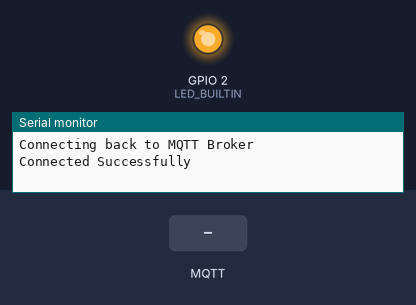
Bench run of a sketch on a simulated ESP8266 (NodeMCU). On the bench: output pins drawn as LEDs (lit = HIGH, except the on-board LED, lit = LOW), the last lines printed to the serial monitor. The test bench sets the inputs (shaded band). WiFi joins after 1.5 s; servers stay silent unless stated; no MQTT or app messages arrive unless stated.

Above: at 3.2 s.
3.3 s: MQTT message "off" arrives on the first subscribed topic
At 4.1 s:
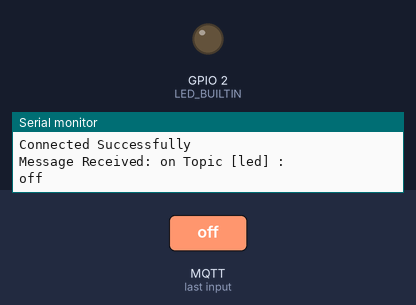
4.8 s: MQTT message "on" arrives on the first subscribed topic
At 5.2 s:
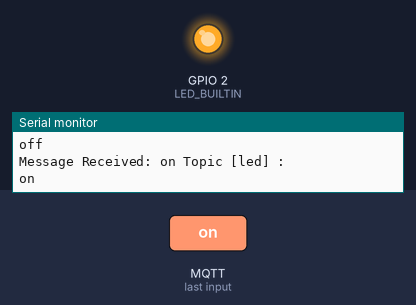
Timing chart, 0 to 7.8 s (numbered marks = the images above; inputs shaded):
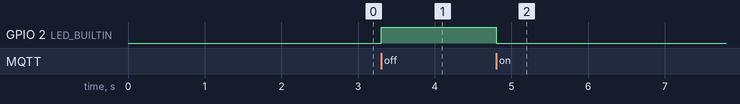

The sketch:

mqtt_start.ino
```cpp
#include<PubSubClient.h>
#include<WiFiClient.h>
#include<ESP8266WiFi.h>

#define SSID_ "Redmi"
#define PW "abhi1234"
#define SERVER "192.168.43.193"
#define PORT 1883

String ssid = SSID_;
String password = PW;

// Callback function
void callback(char* topic, byte* payload, unsigned int length) {
  Serial.print("Message Received: on Topic [");
  Serial.print(topic);
  Serial.println("] : ");
  String msg = "";
  for (int i = 0; i < length; i++)
  {
    msg += (char)payload[i];
  }
  Serial.println(msg);
  msg.toLowerCase();
  if(msg=="on")
  {
    digitalWrite(LED_BUILTIN,LOW);
    }
      if(msg=="off")
  {
    digitalWrite(LED_BUILTIN,HIGH);
    }
}

WiFiClient wificlient;
PubSubClient client(SERVER, PORT, callback, wificlient);

void checkconnection () {

  while (!client.connected())
  {
    Serial.println("Connecting back to MQTT Broker");
    if (client.connect("arduinoClient")) {
      Serial.println("Connected Successfully");
      client.publish("RoomLight", "hello world");
      client.subscribe("led");
    }
    else
    {
      Serial.println("MQTT Connection Failed");
      Serial.print(client.state());
      delay(1000);
      }
  }
}


void setup() {
  Serial.begin(9600);
  WiFi.begin(ssid, password);
  pinMode(LED_BUILTIN,OUTPUT);
  Serial.println("");
  Serial.print("Connecting.");
  while (WiFi.status() != WL_CONNECTED)
  {
    Serial.print(".");
    delay(1000);
    if (WiFi.status() == WL_NO_SSID_AVAIL)
    {
      Serial.println("WL_NO_SSID_AVAIL");
      break;
    }
    if (WiFi.status() == WL_CONNECT_FAILED)
    {
      Serial.println("WL_CONNECT_FAILED");
      break;
    }
  }
  Serial.println("");
  Serial.print("Connected to WiFi network with IP Address: ");
  Serial.println(WiFi.localIP());
}

void loop() {
  checkconnection();
  client.loop();
}
```

Measured:
- after the input at 3.3 s, GPIO 2 (LED_BUILTIN): LOW → HIGH at once
- after the input at 4.8 s, GPIO 2 (LED_BUILTIN): HIGH → LOW at once
